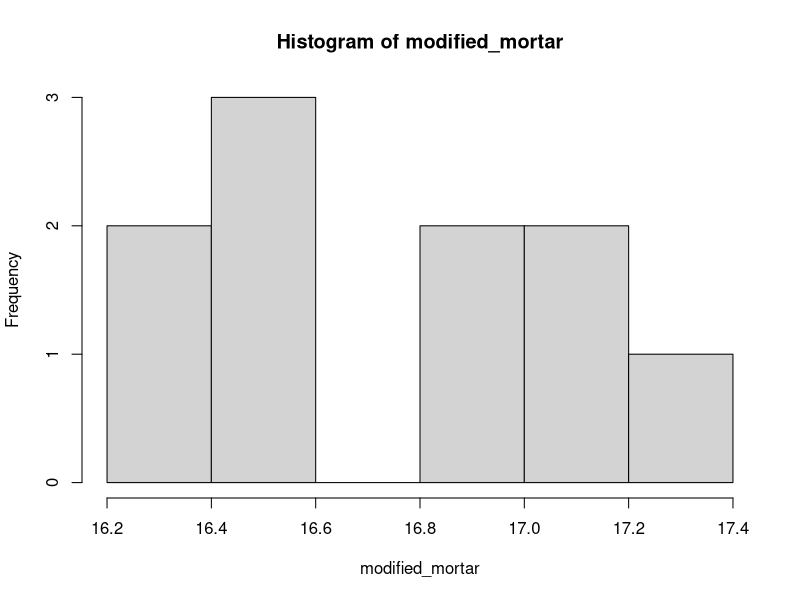
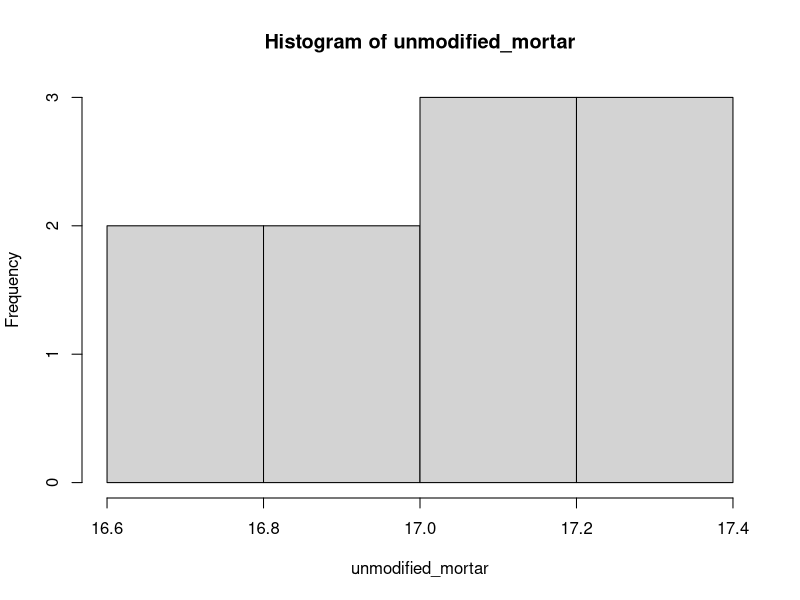
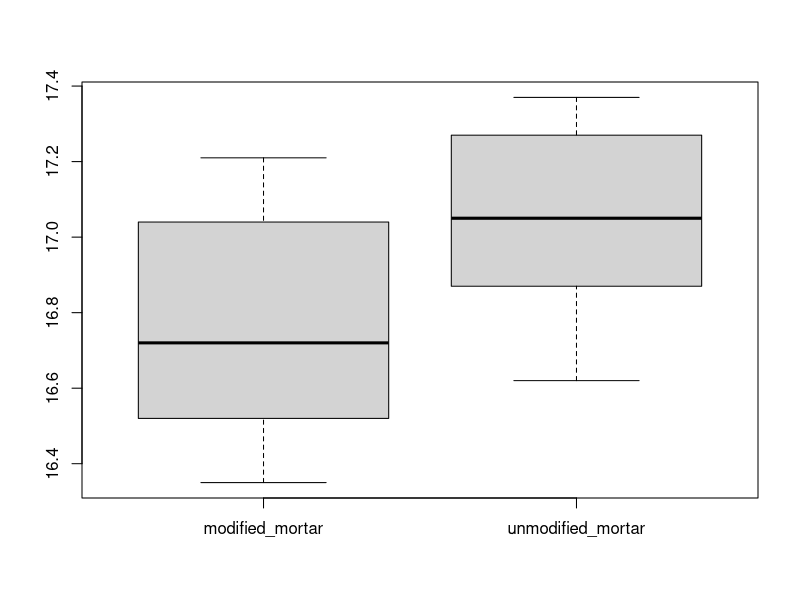
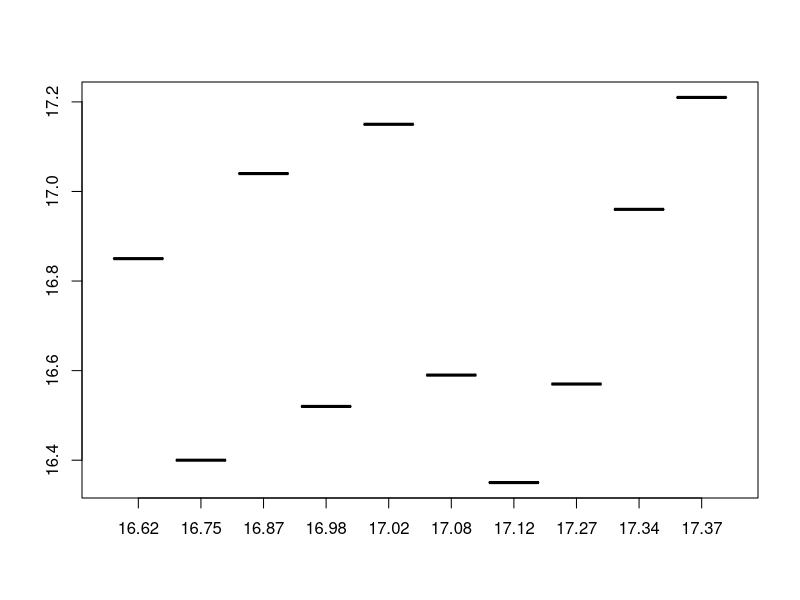
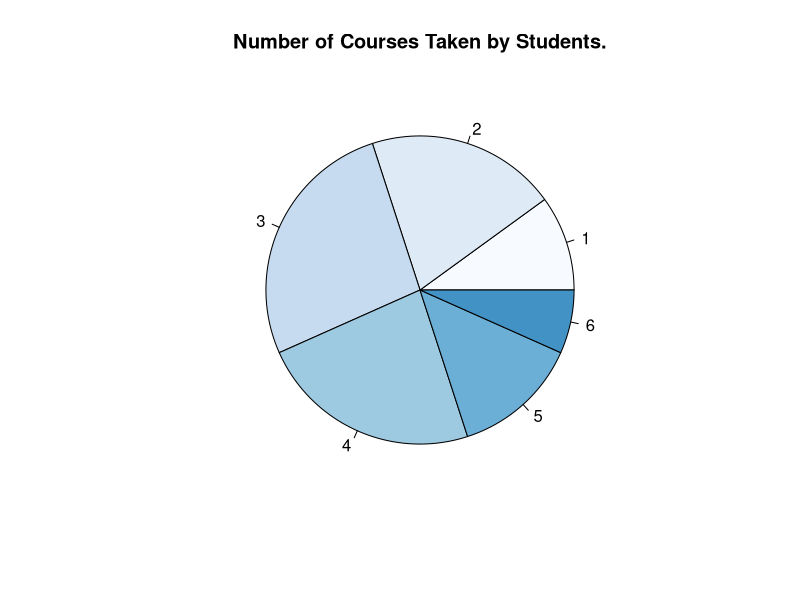
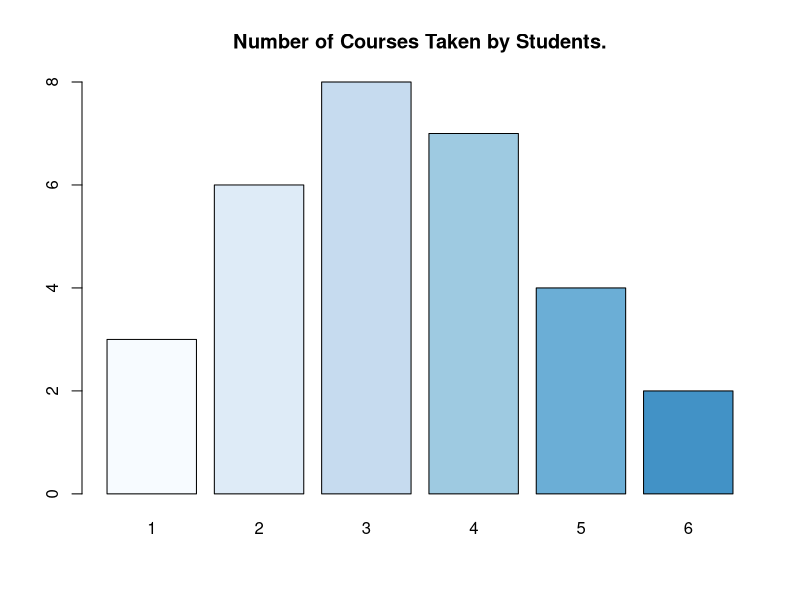

Recreate these plots in R, in order.
# Exercise 1
modified_mortar = c(16.85, 16.40, 17.21, 16.35, 16.52, 17.04, 16.96, 17.15, 16.59, 16.57)
unmodified_mortar = c(16.62, 16.75, 17.37, 17.12, 16.98, 16.87, 17.34, 17.02, 17.08, 17.27)

mod_mean = mean(modified_mortar)
mod_median = median(modified_mortar)
unmod_mean = mean(unmodified_mortar)
unmod_median = median(unmodified_mortar)

mod_sd = sd(modified_mortar)
mod_var = sd(modified_mortar)
mod_iqr = IQR(modified_mortar)
unmod_sd = sd(unmodified_mortar)
unmod_var = sd(unmodified_mortar)
unmod_iqr = IQR(unmodified_mortar)

hist(modified_mortar)
hist(unmodified_mortar)

boxplot(list(modified_mortar=modified_mortar, unmodified_mortar=unmodified_mortar))
boxplot(split(modified_mortar, unmodified_mortar))



# Exercise 2
student_courses = c(4, 2, 3, 3, 1, 5, 4, 2, 2, 4, 5, 6, 4, 3, 3, 4, 4, 5, 6, 1, 2, 2, 3, 4, 3, 3, 5, 2, 1, 3)
student_courses.freq = table(student_courses)
pie(student_courses.freq, col=blues9, main="Number of Courses Taken by Students.")
barplot(student_courses.freq, col=blues9, main="Number of Courses Taken by Students.")
sum(student_courses >= 3)



# Exercise 3
a = seq(2, 24, by=2)
a_log = c(log(a))
length(a_log)
a_no_2_5 = a_log[-seq(2, 5)]
length(a_no_2_5)
sort(a_no_2_5, decreasing=TRUE)